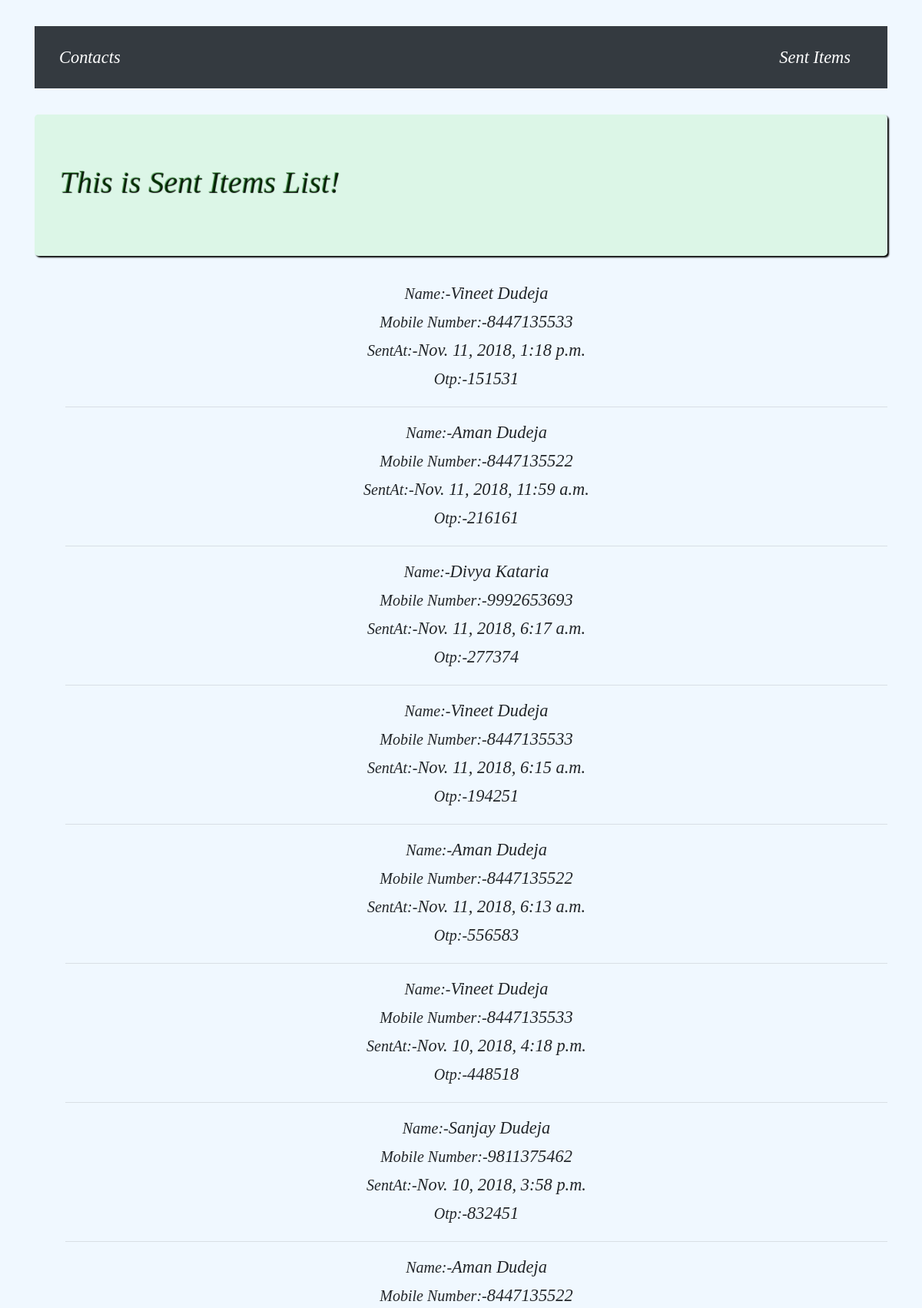
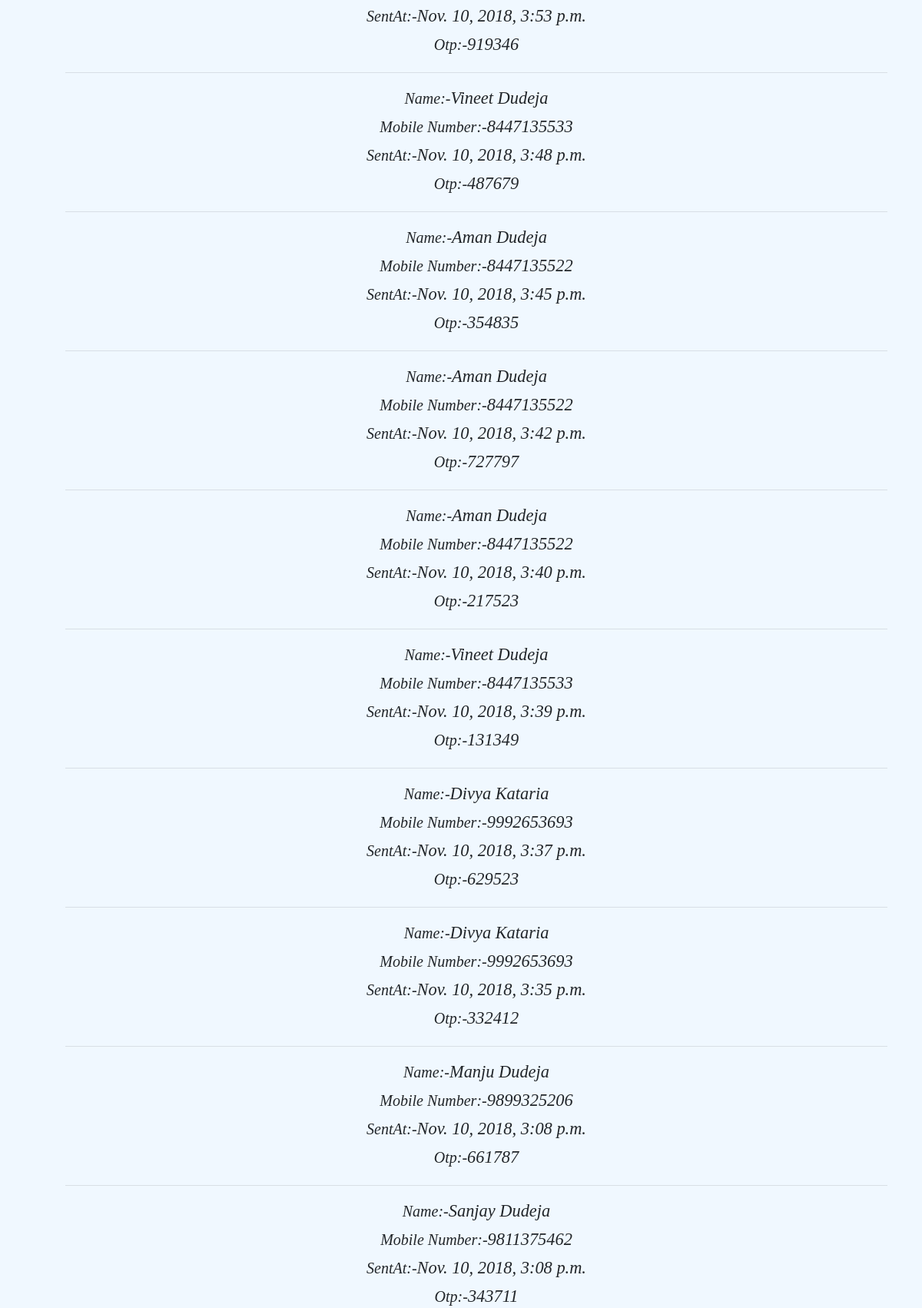
/details/sentmesseages/ (upper part), run on the app's committed database (2 pictures, top to bottom).
### contacts/models.py (models this page shows, shortened)
class Sent(models.Model):
	mobile = models.ForeignKey(Contact,related_name='messages',on_delete=models.CASCADE)
	sent_time = models.DateTimeField(null=True)
	otp = models.CharField(max_length=10,default=000000)

class Contact(models.Model):
	first_name = models.CharField(max_length = 50)
	last_name = models.CharField(max_length = 50)
	mobile = models.BigIntegerField()

### contacts/views.py (the view)
# urls.py: path('sentmesseages/',views.sentmessages,name='sentmesseages'),
def sentmessages(request):
	sents = Sent.objects.order_by('-sent_time')
	return render(request,'contacts/sent.html',{'sents':sents})

### contacts/templates/contacts/sent.html (shortened to what this page needs)
<!DOCTYPE html>
{% extends 'extend.html' %}
{% block body %}
	<div class="jumbotron">
		<h1>This is Sent Items List!</h1>
	</div>
	<ol align='center'>
	{% for sent in sents  %}
	<li>
		<h5>Name:-</h5>{{ sent.mobile.first_name }} {{ sent.mobile.last_name }}
		<br><h5>Mobile Number:-</h5>{{ sent.mobile.mobile }}
		<br><h5>SentAt:-</h5>{{ sent.sent_time }}
		<br><h5>Otp:-</h5>{{ sent.otp }}
	</li>
	<hr>
	{% endfor %}
	</ol>
{% endblock %}

### static/base.css (style rules this page uses)
* { box-sizing: border-box; }
body { font-style: oblique; font-family: "TIMES NEW ROMAN",sans-serif; background-color: aliceblue; font-size: 1.4em; }
h1 { color: inherit; text-shadow: 1px 1px 1px black; }
.jumbotron { background-color: #90ee9038; box-shadow: 2px 2px 2px black; color: #00800059; }
li { list-style: none; }

### contacts/templates/contacts/sent.html (style rules this page uses)
h5 { display: inline-block; }

### data on the page
Sent: mobile.first_name "Vineet", mobile.last_name "Dudeja", mobile.mobile "8447135533", sent_time "Nov. 11, 2018, 1:18 p.m.", otp "151531"
Sent: mobile.first_name "Aman", mobile.last_name "Dudeja", mobile.mobile "8447135522", sent_time "Nov. 11, 2018, 11:59 a.m.", otp "216161"
Sent: mobile.first_name "Divya", mobile.last_name "Kataria", mobile.mobile "9992653693", sent_time "Nov. 11, 2018, 6:17 a.m.", otp "277374"
Sent: mobile.first_name "Vineet", mobile.last_name "Dudeja", mobile.mobile "8447135533", sent_time "Nov. 11, 2018, 6:15 a.m.", otp "194251"
Sent: mobile.first_name "Aman", mobile.last_name "Dudeja", mobile.mobile "8447135522", sent_time "Nov. 11, 2018, 6:13 a.m.", otp "556583"
Sent: mobile.first_name "Vineet", mobile.last_name "Dudeja", mobile.mobile "8447135533", sent_time "Nov. 10, 2018, 4:18 p.m.", otp "448518"
Sent: mobile.first_name "Sanjay", mobile.last_name "Dudeja", mobile.mobile "9811375462", sent_time "Nov. 10, 2018, 3:58 p.m.", otp "832451"
Sent: mobile.first_name "Aman", mobile.last_name "Dudeja", mobile.mobile "8447135522", sent_time "Nov. 10, 2018, 3:53 p.m.", otp "919346"
Sent: mobile.first_name "Vineet", mobile.last_name "Dudeja", mobile.mobile "8447135533", sent_time "Nov. 10, 2018, 3:48 p.m.", otp "487679"
Sent: mobile.first_name "Aman", mobile.last_name "Dudeja", mobile.mobile "8447135522", sent_time "Nov. 10, 2018, 3:45 p.m.", otp "354835"
Sent: mobile.first_name "Aman", mobile.last_name "Dudeja", mobile.mobile "8447135522", sent_time "Nov. 10, 2018, 3:42 p.m.", otp "727797"
Sent: mobile.first_name "Aman", mobile.last_name "Dudeja", mobile.mobile "8447135522", sent_time "Nov. 10, 2018, 3:40 p.m.", otp "217523"
Sent: mobile.first_name "Vineet", mobile.last_name "Dudeja", mobile.mobile "8447135533", sent_time "Nov. 10, 2018, 3:39 p.m.", otp "131349"
Sent: mobile.first_name "Divya", mobile.last_name "Kataria", mobile.mobile "9992653693", sent_time "Nov. 10, 2018, 3:37 p.m.", otp "629523"
Sent: mobile.first_name "Divya", mobile.last_name "Kataria", mobile.mobile "9992653693", sent_time "Nov. 10, 2018, 3:35 p.m.", otp "332412"
Sent: mobile.first_name "Manju", mobile.last_name "Dudeja", mobile.mobile "9899325206", sent_time "Nov. 10, 2018, 3:08 p.m.", otp "661787"
Sent: mobile.first_name "Sanjay", mobile.last_name "Dudeja", mobile.mobile "9811375462", sent_time "Nov. 10, 2018, 3:08 p.m.", otp "343711"
